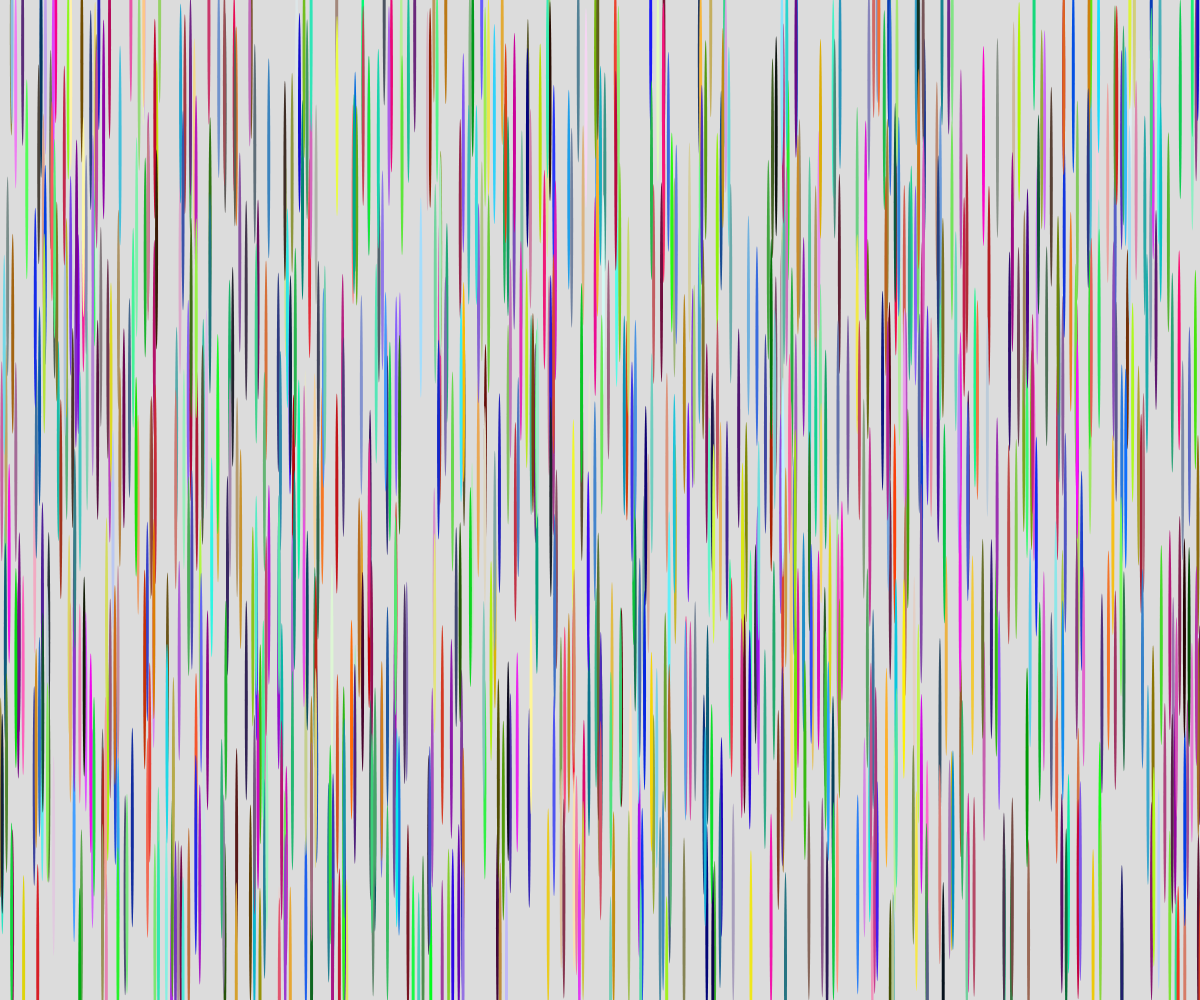
Frame 1 (no input)
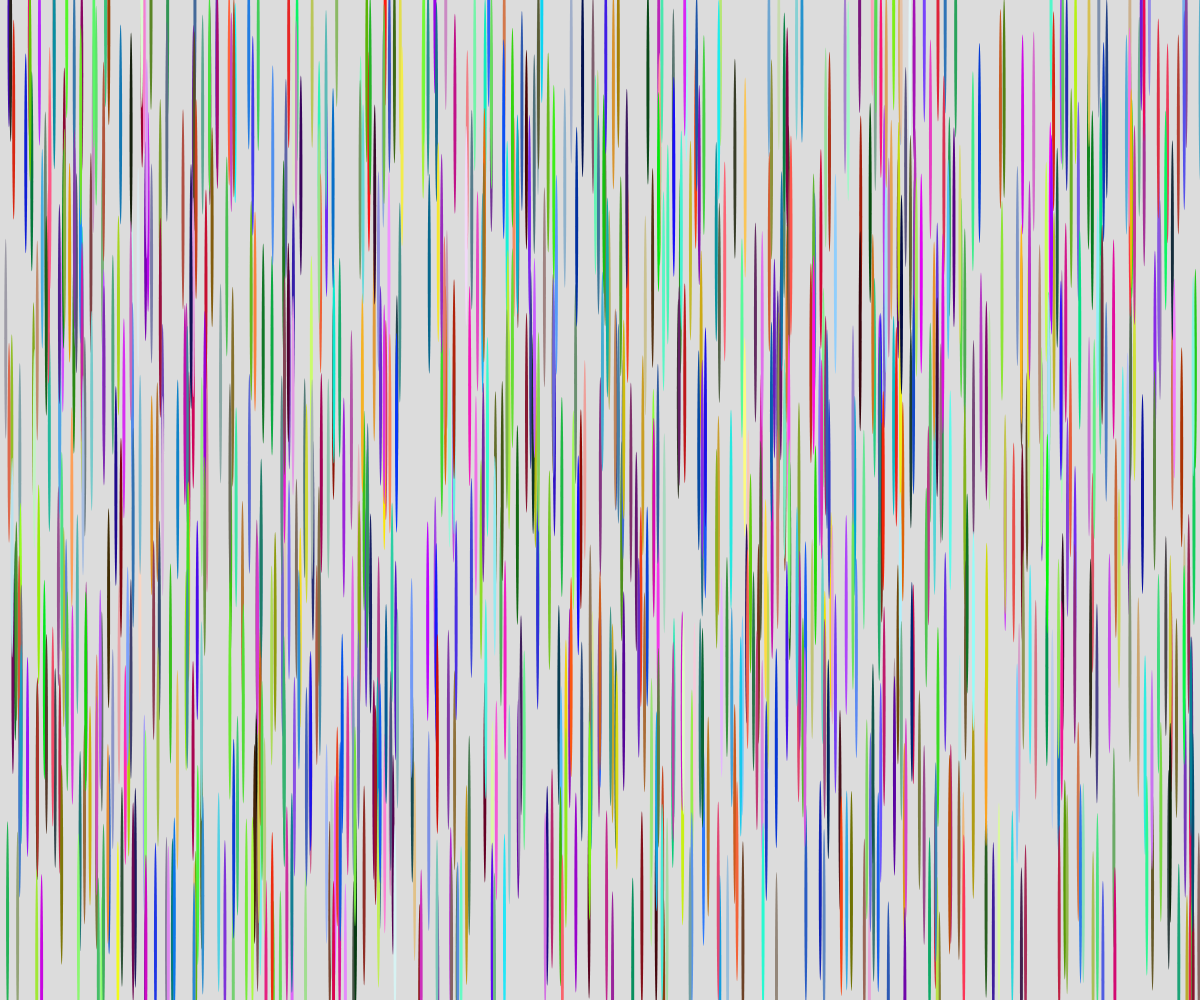
Frame 60 (no input)
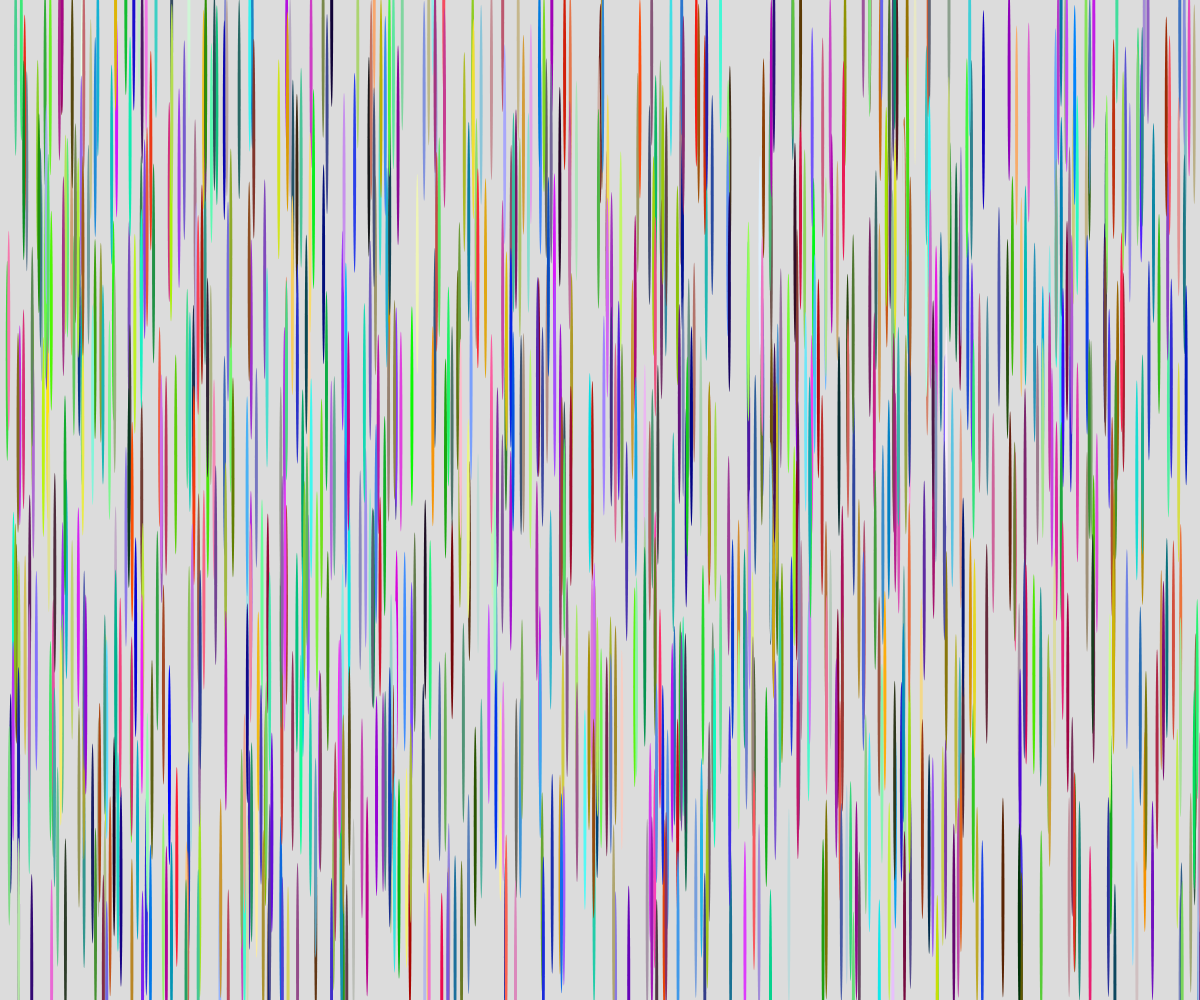
Frame 120 (the mouse pressed at the canvas centre since frame 60)

The p5.js sketch that drew these frames (run headless with seeded random() and noise() and a simulated clock; from frame 60 on, the mouse is pressed at the canvas centre):

// p5.js sketch
// ── sketch.js
let walkers = [];

class Walker{
  constructor(posisiX, posisiY){
    this.x = posisiX;
    this.y = posisiY;
  }
  
  visual(){
    noStroke();
    let c = color(random(255), random(255), random(255));
    fill(c);
    ellipse(this.x, this.y, 3, 200);
  }

  jalan(){
    var stepX = int(random(-3,3));
    var stepY = int(random(-3,3));
    
    this.x = this.x + stepX;
    this.y = this.y + stepY; 

  }
}

function setup() {
  createCanvas(windowWidth, windowHeight);
  
  for (let i=0; i<1000;i++){
    walkers[i] = new Walker(random(windowWidth), random(windowHeight))
  }
}

function draw() {
  background(220);
  for (let i=0; i<1000;i++){
    walkers[i].visual();
    walkers[i].jalan();
  }
}
